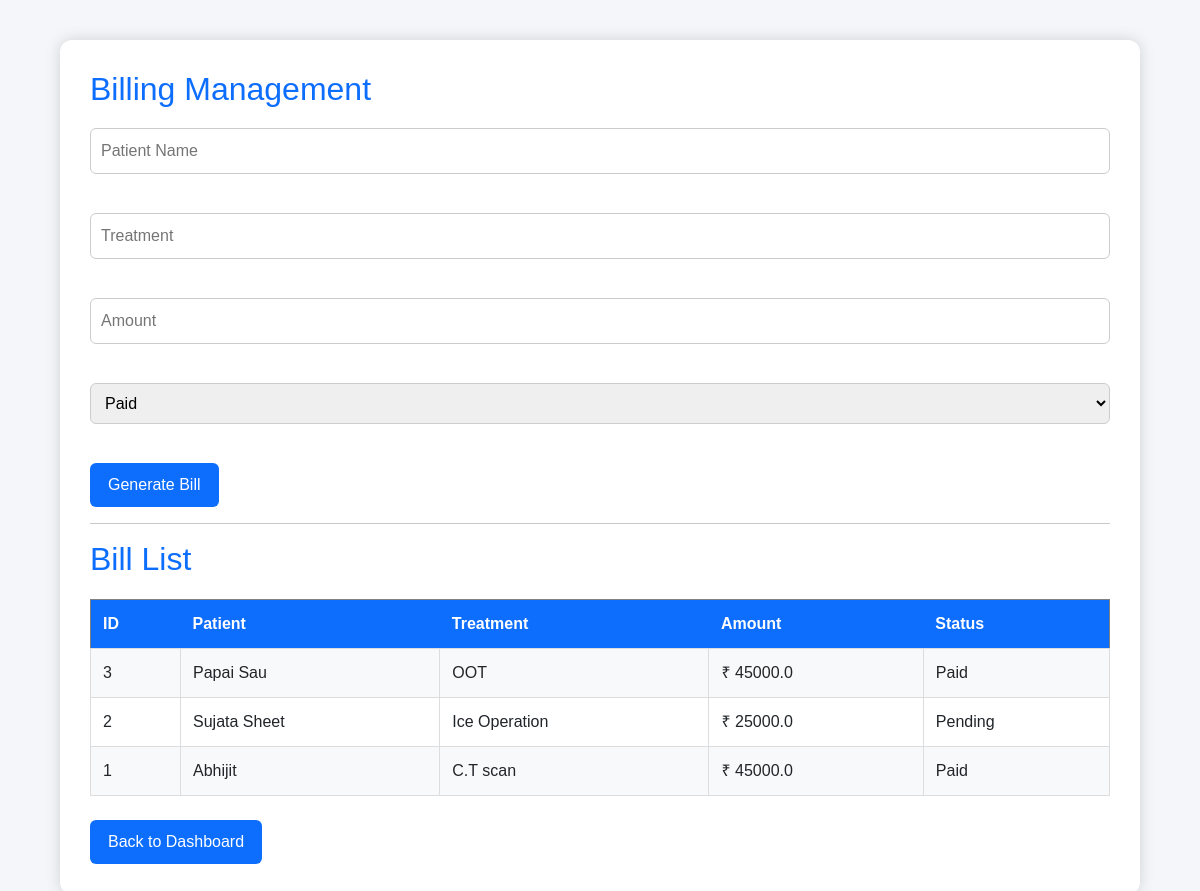
/billing (signed in), run on the app's committed database.
### tables this page shows
CREATE TABLE bills(
        id INTEGER PRIMARY KEY AUTOINCREMENT,
        patient_name TEXT,
        treatment TEXT,
        amount REAL,
        payment_status TEXT
    );

### app.py (the view, shortened to what this page needs)
@app.route("/billing", methods=["GET", "POST"])
def billing():
    if "user" not in session:
        return redirect(url_for("home"))
    conn = get_db()
    cursor = conn.cursor()
    cursor.execute("SELECT * FROM bills ORDER BY id DESC")
    bills = cursor.fetchall()
    conn.close()
    return render_template(
        "billing.html",
        bills=bills
    )

### app.py (called while the page is built)
def get_db():
    conn = sqlite3.connect(DATABASE)
    conn.row_factory = sqlite3.Row
    return conn

### templates/billing.html (shortened to what this page needs)
{% extends "base.html" %}
{% block content %}
<div class="dashboard">
<h2>Billing Management</h2>
<form action="{{ url_for('billing') }}" method="POST">
    <input
        type="text"
        name="patient_name"
        placeholder="Patient Name"
        required>
    <br><br>
    <input
        type="text"
        name="treatment"
        placeholder="Treatment"
        required>
    <br><br>
    <input
        type="number"
        name="amount"
        placeholder="Amount"
        step="0.01"
        required>
    <br><br>
    <select name="payment_status">
        <option value="Paid">Paid</option>
    </select>
    <br><br>
    <button type="submit">
        Generate Bill
    </button>
</form>
<hr>
<h2>Bill List</h2>
{% if bills %}
<table border="1" cellpadding="10" cellspacing="0" width="100%">
<tr>
<th>ID</th>
<th>Patient</th>
<th>Treatment</th>
<th>Amount</th>
<th>Status</th>
</tr>
{% for bill in bills %}
<tr>
<td>{{ bill["id"] }}</td>
<td>{{ bill["patient_name"] }}</td>
<td>{{ bill["treatment"] }}</td>
<td>₹ {{ bill["amount"] }}</td>
<td>{{ bill["payment_status"] }}</td>
</tr>
{% endfor %}
</table>
{% else %}
<p>No bills found.</p>
{% endif %}
<br>
<a href="{{ url_for('dashboard') }}">
<button>Back to Dashboard</button>
</a>
</div>
{% endblock %}

### static/css/style.css (style rules this page uses)
body { background: #f4f6f9; font-family: Arial, Helvetica, sans-serif; }
.dashboard { width: 90%; max-width: 1200px; margin: 40px auto; background: white; padding: 30px; border-radius: 12px; box-shadow: 0 0 15px rgba(0, 0, 0, .15); }
h1, h2 { color: #0d6efd; margin-bottom: 20px; }
input, select, textarea { width: 100%; padding: 10px; border: 1px solid #ccc; border-radius: 6px; margin-bottom: 15px; font-size: 16px; }
button { background: #0d6efd; color: white; border: none; padding: 10px 18px; border-radius: 6px; cursor: pointer; }
table { width: 100%; border-collapse: collapse; margin-top: 20px; }
table th { background: #0d6efd; color: white; padding: 12px; }
table td { padding: 12px; border: 1px solid #ddd; }
tr:nth-child(even) { background: #f8f9fa; }
a { text-decoration: none; }

### data on the page
bills: id "3", patient_name "Papai Sau", treatment "OOT", amount "45000.0", payment_status "Paid"
bills: id "2", patient_name "Sujata Sheet", treatment "Ice Operation", amount "25000.0", payment_status "Pending"
bills: id "1", patient_name "Abhijit", treatment "C.T scan", amount "45000.0", payment_status "Paid"
